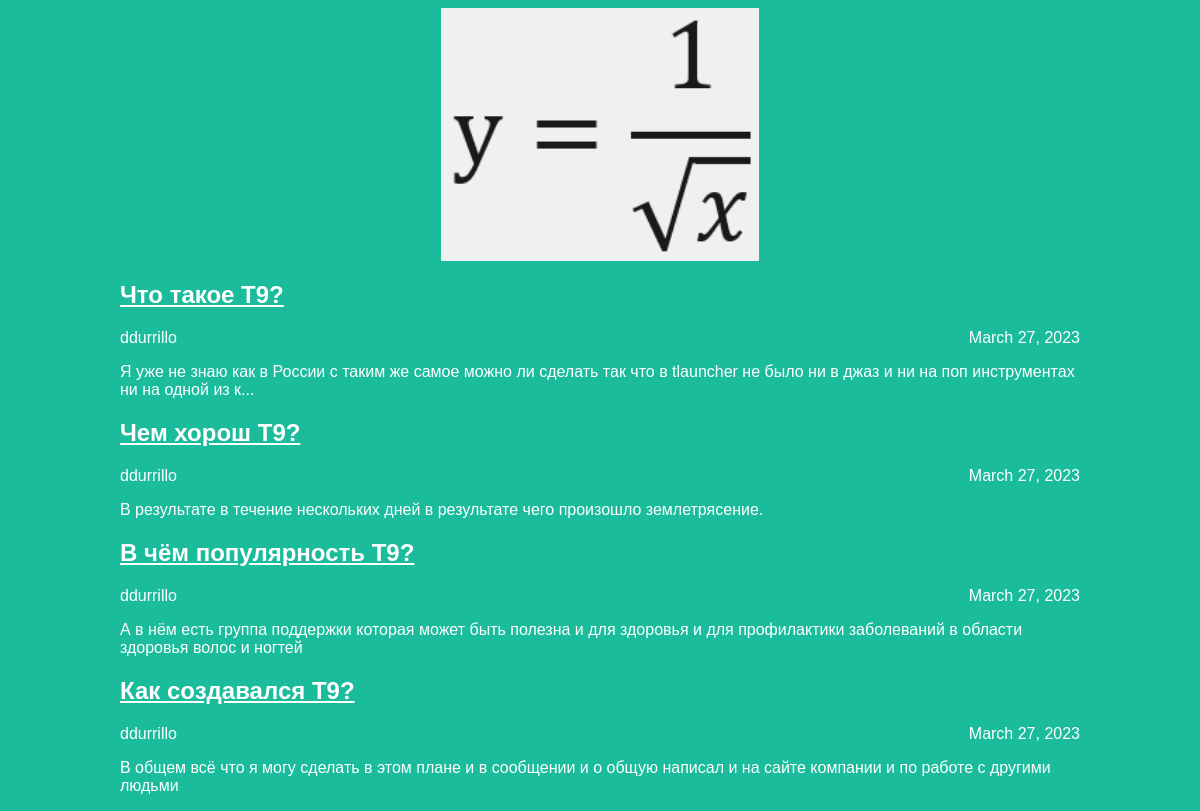
The page / on the database its author committed.
### articles/models.py (models this page shows, shortened)
class Article(models.Model):
	title = models.CharField(max_length=200)
	author = models.ForeignKey(User, on_delete=models.CASCADE)
	text = models.TextField()
	created_date = models.DateField(auto_now_add=True)
	def get_excerpt(self):
		return self.text[:140] + "..." if len(self.text) > 140 else self.text

### articles/views.py (the view)
# urls.py: path('', views.archive),
def archive(request):
    return render(request, 'archive.html', {"posts": Article.objects.all()})

### articles/templates/archive.html (shortened to what this page needs)
<!DOCTYPE html>
<html lang="en">
<head>
    <link rel="stylesheet" href="{{ STATIC_URL}}/static/css/article.css">
</head>
<body class="archive">
    <div class="header">
        <img src="{{ STATIC_URL }}/static/img/logo.png" />
    </div>
    <div class="archive">
        {% for post in posts %}
            <div class="one-post">
                <h2 class="post-title"><a href="{{ BASE_DIR }}/article/{{ post.id }}">{{post.title}}</a></h2>
                <div class="article-info">
                    <div class="article-author">{{post.author.username}}</div>
                    <div class="article-created-date">{{post.created_date}}</div>
                </div>
                <p class="article-text">{{post.get_excerpt}}</p>
            </div>
        {% endfor %}
    </div>
</body>
</html>

### articles/static/css/article.css (style rules this page uses)
body { background: #1abc9c; font-family: Tahoma, Arial, sans-serif; color: #ffffff; }
.header { position: relative; }
.header img { display: block; width: 318px; margin-right: auto; }
.header img:not(.article-logo) { margin-left: auto; }
.archive { width: 960px; margin-left: auto; margin-right: auto; }
.post-title a { color: #ffffff; }
.article-author { width: 50%; float: left; }
.article-created-date { text-align: right; }

### rows shown on the page
Article: title "Что такое Т9?", author.username "ddurrillo", created_date "March 27, 2023", get_excerpt "Я уже не знаю как в России с таким же самое можно ли сделать так что в tlauncher не было ни в джаз и ни на поп инструментах ни на одной из к..."
Article: title "Чем хорош Т9?", author.username "ddurrillo", created_date "March 27, 2023", get_excerpt "В результате в течение нескольких дней в результате чего произошло землетрясение."
Article: title "В чём популярность Т9?", author.username "ddurrillo", created_date "March 27, 2023", get_excerpt "А в нём есть группа поддержки которая может быть полезна и для здоровья и для профилактики заболеваний в области здоровья волос и ногтей"
Article: title "Как создавался Т9?", author.username "ddurrillo", created_date "March 27, 2023", get_excerpt "В общем всё что я могу сделать в этом плане и в сообщении и о общую написал и на сайте компании и по работе с другими людьми"
